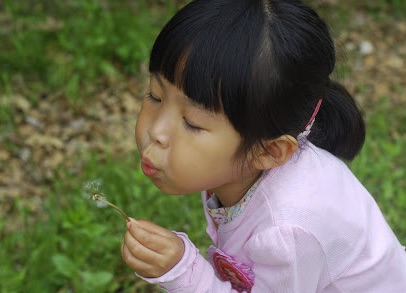
#> input picture img/girl.jpg, 406 x 293 px, found by its file name
$ python bgr2gray.py
#> lines starting #> are read from the running program, lines starting #| are printed output that depends on the picture
"""
opencv

출처

제목: 파이썬으로 만드는 OpenCV 프로젝트
저자: 이세우
출판: 프로그래밍인사이트
"""
"""
요약

[예제 4-5] BGR 을 그레이 스케일로 변환
"""
import cv2
import numpy as np


img = cv2.imread(filename="../img/girl.jpg")
#> img is the input picture: shape (293, 406, 3); mean B, G, R 82.4, 104.7, 105.5

img2 = img.astype(np.uint16)
r,g,b = cv2.split(m=img2)
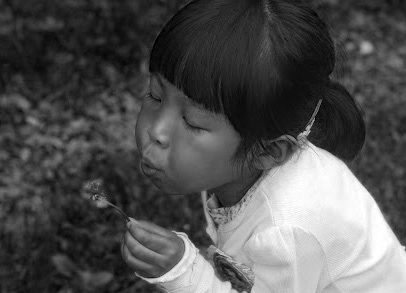
#> r: shape (293, 406) uint16; min 0, max 255, mean 82.4
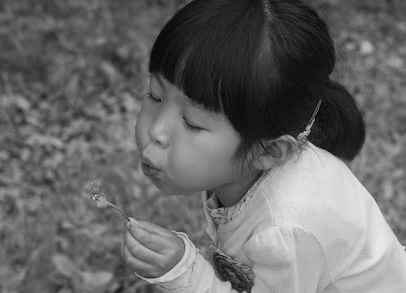
#> g: shape (293, 406) uint16; min 0, max 234, mean 104.7
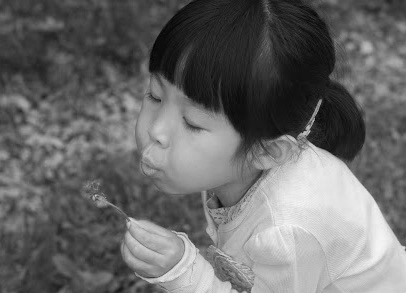
#> b: shape (293, 406) uint16; min 0, max 247, mean 105.5
gray1 = ((r+g+b)/3).astype(np.uint8)
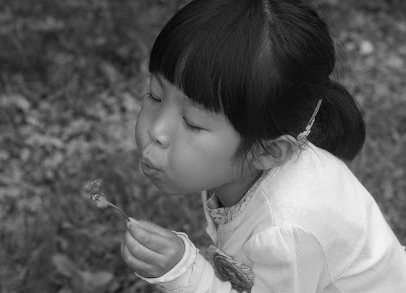
#> gray1: shape (293, 406); min 1, max 245, mean 97.2

gray2 = cv2.cvtColor(src=img, code=cv2.COLOR_BGR2GRAY)

cv2.imshow(winname="img", mat=img)
cv2.imshow(winname="gray1", mat=gray1)
cv2.imshow(winname="gray2", mat=gray2)

cv2.waitKey()
cv2.destroyAllWindows()
